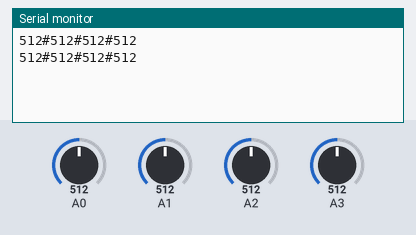
A sketch run on a simulated Arduino Uno, built with avr-gcc and run on an emulated ATmega328P. Shown: the last lines printed to the serial monitor. The test bench sets the inputs (shaded band); at power-on: A0 = 512, A1 = 512, A2 = 512, A3 = 512.

Above: at 5.8 s.
5.9 s: A0 set to 716
At 10.4 s:
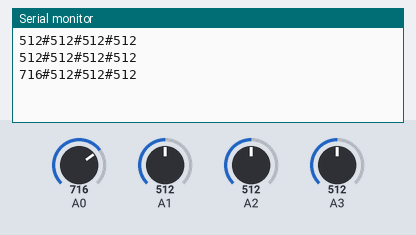
11.9 s: A1 set to 716
At 16.0 s:
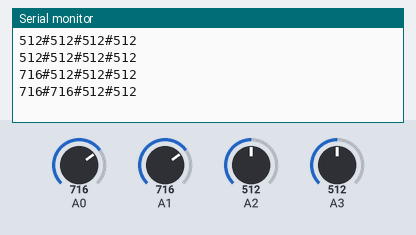
17.9 s: A2 set to 716
At 20.4 s:
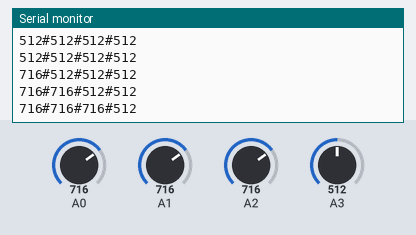
23.9 s: A3 set to 716
At 26.1 s:
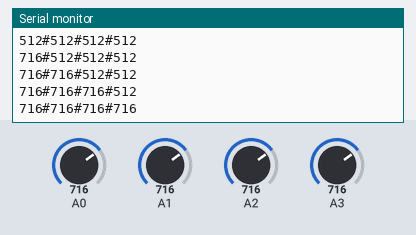
29.9 s: A0 set to 992
At 30.5 s:
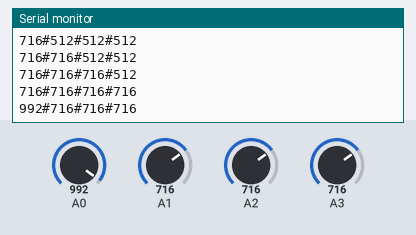
35.9 s: A1 set to 992
At 40.6 s:
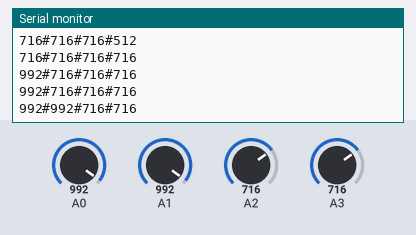
Timing chart, 0 to 42.1 s (numbered marks = the images above; inputs shaded):
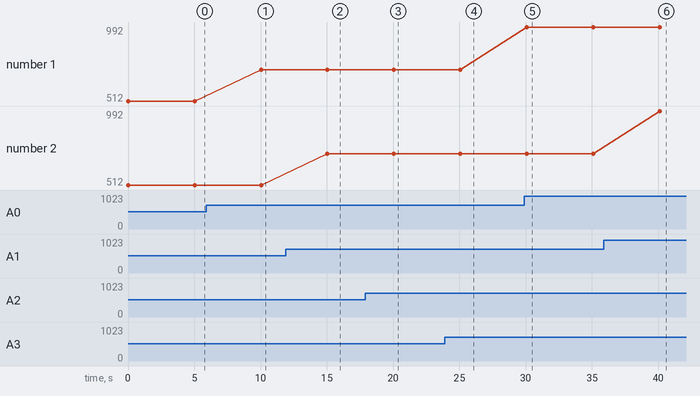

Measured:
- after the input at 5.9 s, the serial monitor: prints a new line after 4.1 s (image 1)
- after the input at 11.9 s, the serial monitor: prints a new line after 3.2 s (image 2)
- after the input at 17.9 s, the serial monitor: prints a new line after 2.2 s (image 3)
- after the input at 23.9 s, the serial monitor: prints a new line after 1.2 s (image 4)
- after the input at 29.9 s, the serial monitor: prints a new line after 0.20 s (image 5)
- after the input at 35.9 s, the serial monitor: prints a new line after 4.2 s (image 6)
- plotted number 1: 512 → 716 after the input at 5.9 s, 716 → 992 after the input at 29.9 s

The sketch:

KirimLDR.ino
```cpp
#include <SoftwareSerial.h>
SoftwareSerial ArduinoUno (5, 6); //RX,TX

void setup() {
  //Open Serial Communication (Arduino-PC)
  Serial.begin(57600);

  //Open Serial Communication (Arduino-NodeMCU)
  ArduinoUno.begin(9600);
}

void loop() {
  //baca nilai ldr
  int ldr1 = analogRead(0);
  int ldr2 = analogRead(1);
  int ldr3 = analogRead(2);
  int ldr4 = analogRead(3);
  String data = String(ldr1) + "#" + String(ldr2)+ "#" + String(ldr3)+ "#" + String(ldr4);

  //tampilkan ke serial monitor
  Serial.println(data);

  //kirim ke ESP8266
  ArduinoUno.print(data);

  delay(5000);
}
```
